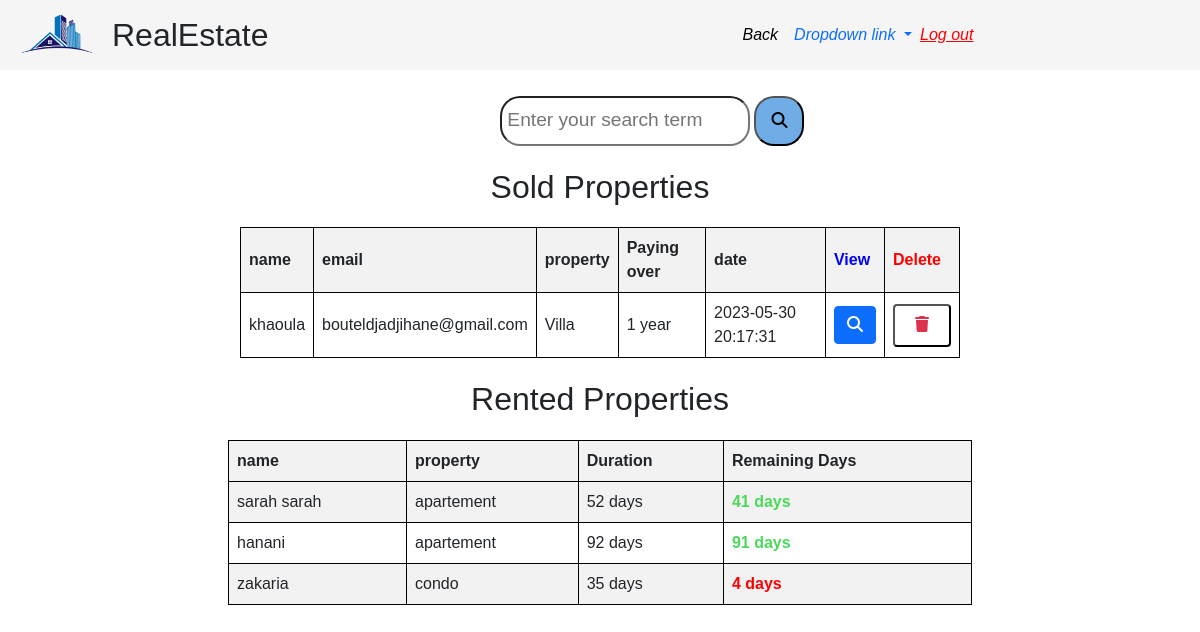
/users.php (signed in), run on the app's committed database.
### tables this page shows
CREATE TABLE `agency` (
  `agency_id` int(11) NOT NULL,
  `agency_name` varchar(255) NOT NULL,
  `nrc` int(20) NOT NULL,
  `city` varchar(20) NOT NULL,
  `email` varchar(50) NOT NULL,
  `mobile` varchar(20) NOT NULL,
  `logo` longtext NOT NULL DEFAULT '\'images/manger.jpg\'',
  `password` varchar(20) NOT NULL,
  `md5_pass` varchar(20) NOT NULL,
  `approved` tinyint(4) DEFAULT 0
);

CREATE TABLE `apply` (
  `order_id` int(11) NOT NULL,
  `user_id` int(11) DEFAULT NULL,
  `property_id` int(11) NOT NULL,
  `agency_id` int(11) DEFAULT NULL,
  `approved` tinyint(1) DEFAULT NULL,
  `offer` tinyint(1) DEFAULT NULL,
  `order_date` datetime NOT NULL DEFAULT current_timestamp(),
  `expected_end_date` datetime DEFAULT NULL
);

CREATE TABLE `users` (
  `id` int(11) NOT NULL,
  `username` varchar(25) NOT NULL,
  `email` varchar(50) NOT NULL,
  `password` varchar(25) NOT NULL,
  `md5_pass` varchar(32) NOT NULL,
  `gender` varchar(10) NOT NULL,
  `birthday` varchar(11) NOT NULL,
  `profile_picture` longtext NOT NULL,
  `approved` tinyint(1) DEFAULT 0
);

CREATE TABLE `property` (
  `property_id` int(11) NOT NULL,
  `type` varchar(20) NOT NULL,
  `address` varchar(255) NOT NULL,
  `status` varchar(50) NOT NULL,
  `price` decimal(20,5) NOT NULL,
  `for_sale` tinyint(4) DEFAULT NULL,
  `for_rent` tinyint(4) DEFAULT NULL,
  `property_owner` int(11) DEFAULT NULL,
  `description` longtext DEFAULT NULL
);

CREATE TABLE `tenancy` (
  `tenancy_id` int(11) NOT NULL,
  `user_id` int(11) DEFAULT NULL,
  `property_id` int(11) NOT NULL,
  `date_start` date NOT NULL DEFAULT current_timestamp(),
  `date_end` date NOT NULL,
  `approved` tinyint(4) DEFAULT NULL
);

### users.php (the view, shortened to what this page needs)
<?php
include('inc/connection.php');
function calc_remaining_days($start, $end){
  $startDate = new DateTime($start);
  $endDate = new DateTime($end);
  $currentDate = new DateTime("now");
  $duration = $startDate->diff($endDate);
  $start_end_diff = $startDate->diff($currentDate);
   $daysLeft = (int) $duration->format('%a days') - (int) $start_end_diff->format('%a days');
   return $daysLeft;
}
if( isset( $_SESSION['id'] ) || isset( $_SESSION['agency_id'] ) ) {
  $id = $_SESSION['id'];
  $user = $_SESSION['username'];
  $info = mysqli_query($conn,"SELECT * FROM users WHERE username ='$user'");
  $info_num_rows = $info->num_rows;
  if (!$info_num_rows) {
    $info = mysqli_query($conn,"SELECT * FROM agency WHERE agency_name ='$user'");
  }
  while($data = mysqli_fetch_array($info)) {
?>
<!DOCTYPE html>
<html lang="en">
<head>
  <link href="https://cdn.jsdelivr.net/npm/bootstrap@5.0.2/dist/css/bootstrap.min.css" rel="stylesheet">
  <link rel="stylesheet" href="css/indexC.css">
  <link rel="stylesheet" href="css/reals.css">
  <link rel="stylesheet" href="css/main.css">
  <link rel="stylesheet" href="css/normalize.css"/>
  <link rel="stylesheet" href="css/all.min.css"/>
</head>
<body>
<header>
            <nav class="navbar navbar-expand-lg " style="background-color: whitesmoke; top: 0px; position: fixed; width: 100%; height: 70px; z-index:999; ">
                <div class="container-fluid">
                    <div class="main-logo" style="padding-left: 50px;">
                        <img id="logopic" src="img/build4.png" alt="logopic" >
                        <h1 id="logo">RealEstate</h1>
                         </div>
                  <div class="navbar-brand" href="#" style="padding-right: 300px; padding-left: 150px; color: rgb(15, 15, 72);"> </div>
                  <div class="collapse navbar-collapse" id="navbarNavDropdown">
                    <ul class="navbar-nav">
                      <li class="nav-item">
                        <a class="nav-link active" aria-current="page" href="agency_manager.php" style="color: black;" >Back</a>
                      </li>
                      <li class="nav-item dropdown">
                        <a class="nav-link dropdown-toggle" href="#" role="button" data-bs-toggle="dropdown" aria-expanded="false">
                          Dropdown link
                        </a>
                      </li>
                    </ul>
                    <li class="nav-item">
                       <a href="logout.php" style="color: red; " >Log out</a>
                      </li>
                  </div>
                </div>
              </nav></header><br/><br/><br/><br/>
              <form method="GET" action="search.php">
  <input type="text" name="search" placeholder=" Enter your search term" style="position:relative; left:500px; height:50px; border-radius: 20px; width:250px; " >
  <button type="submit" style="position:relative; left:500px; height:50px; width: 50px; background-color: #70ade6; border-radius: 20px;" ><i class="fa-solid fa-magnifying-glass"></i></button>
</form>
<h1 class="d-flex justify-content-center">Sold Properties</h1>
 <div class="d-flex justify-content-center">
        <table>
          <tr>
            <th>name</th>
            <th>email</th>
            <th>property</th>
            <th>Paying over</th>
            <th>date</th>
            <th><div style=" color: blue; " >View</div></th>
            <th><div style=" color: red;  ">Delete</div></th>
          </tr>
          <tr>
    <?php
    $sql = "SELECT apply.order_id, apply.user_id, apply.property_id, apply.approved, apply.agency_id, apply.order_date, apply.offer,
		users.username, users.email,
        property.type, property.for_sale , property.for_rent
        FROM apply
    LEFT JOIN property
    ON property.property_id = apply.property_id
    LEFT JOIN users
    ON users.id = apply.user_id
    WHERE apply.approved = 1 AND apply.agency_id = $id
    GROUP BY apply.user_id";
    $result = $conn->query($sql);
    if ($result->num_rows > 0) {
      while ($row = $result->fetch_assoc()) {
        echo "<tr>";
        echo '<td>' . $row["username"] . '</td>';
        echo "<td>" . $row["email"] . "</td>";
        echo "<td>" . $row["type"] . "</td>";
        echo "<td>";
        if (is_null($row["offer"])) {
            echo 'Paid';
        } else if ($row["offer"] == '1') {
            echo '5 Months';
        } elseif ($row["offer"] == '2') {
            echo '1 year';
        } else {
            echo '6 Years';
        }
        echo "</td>";
        echo '<td>' . $row["order_date"] . "</td>";
        echo '<td><button button type="button" class="btn btn-primary" data-bs-toggle="modal" data-bs-target="#view' . $row['user_id'] . '">
        <i class="fa-solid fa-magnifying-glass"></i>
        </button>
        </td>';
        ?>
<?php
        echo '<td><a  href="delete_user.php?id='.$row['user_id'].'"><button name="delete-button" class="delete-button"><i class="fa-sharp fa-solid fa-trash" style="color: #db334c;"></i></button></a></form></td>';
        echo "</tr>";
      }
    } else {
      echo "No users found.";
    }
    ?>
  </table>
</div>
<h1 class="d-flex justify-content-center">Rented Properties</h1>
 <div class="d-flex justify-content-center mb-5">
 <table class="table table-responsive table-striped" style="width: 62%">
    <tr>
      <th>name</th>
      <th>property</th>
      <th>Duration</th>
      <th>Remaining Days</th>
    </tr>
    <tr>
    <?php
    $id = $_SESSION['id'];
    $sql =
    "SELECT tenancy.tenancy_id, tenancy.user_id, tenancy.property_id, tenancy.approved, tenancy.date_start, tenancy.date_end, DATEDIFF(date_start, date_end) AS duration,
		users.username,
        property.property_id, property.for_sale, property.property_owner, property.type
        FROM tenancy
    LEFT JOIN property
    ON property.property_id = tenancy.property_id
    LEFT JOIN users
    ON users.id = tenancy.user_id
    WHERE tenancy.approved IS NOT NULL AND property.property_owner = '$id' AND property.for_sale = '0'
    GROUP BY tenancy.property_id";
    $rentals_result = $conn->query($sql);
    if ($rentals_result->num_rows > 0) {
      while ($row = $rentals_result->fetch_assoc()) {
        echo "<tr>";
        echo "<td>" . $row["username"] . "</td>";
        echo "<td>" . $row["type"] . "</td>";
        echo "<td>" . str_replace("-", "", $row["duration"]) . " days</td>";
        $remainingDays = calc_remaining_days($row['date_start'], $row['date_end']);
        $styleClass = ($remainingDays > 5) ? 'green' : 'red';
        echo "<td class='$styleClass' style='font-weight: bold;'>" . $remainingDays . " days</td>";
        echo "</tr>";
    }
    } else {
      echo "No requests found.";
    }?>
  </table>
</div>
</body>
</html>
<?php
}
}
?>

### css/indexC.css (style rules this page uses)
* { padding: 0; margin: 0; }
.nav-item { display: flex; padding-right: 0px; font-style: italic; }

### css/reals.css (style rules this page uses)
* { padding: 0; margin: 0; }
body { width: 100vw; height: auto; overflow-x: hidden; }
.main-logo { display: flex; }
#logopic { width: 90px; height: 80px; margin-left: -50px; }
#logo { margin-left: 10px; }
::placeholder { font-size: 1.2em; }

### css/main.css (style rules this page uses)
* { padding: 0; margin: 0; text-decoration: none; }
body { font-family:'Trebuchet MS', 'Lucida Sans Unicode', 'Lucida Grande', 'Lucida Sans', Arial, sans-serif; }

### users.php (style rules this page uses)
table { border-collapse: collapse; width: 60%; }
th, td { border: 1px solid black; padding: 8px; text-align: left; }
th { background-color: #f2f2f2; }
.green { color: rgb(75, 216, 91); }
.red { color: red; }
.delete-button { padding: 10px 20px; background-color: white; color: white; height: auto; border-radius: 4px; font-size: 16px; cursor: pointer; }

### data on the page
apply: user.username "khaoula", user.email "bouteldjadjihane@gmail.com", property.type "Villa", offer "1 year", order_date "2023-05-30 20:17:31"
tenancy: user.username "sarah sarah", property.type "apartement", duration "52", remainingDays "41"
tenancy: user.username "hanani", property.type "apartement", duration "92", remainingDays "91"
tenancy: user.username "zakaria", property.type "condo", duration "35", remainingDays "4"
